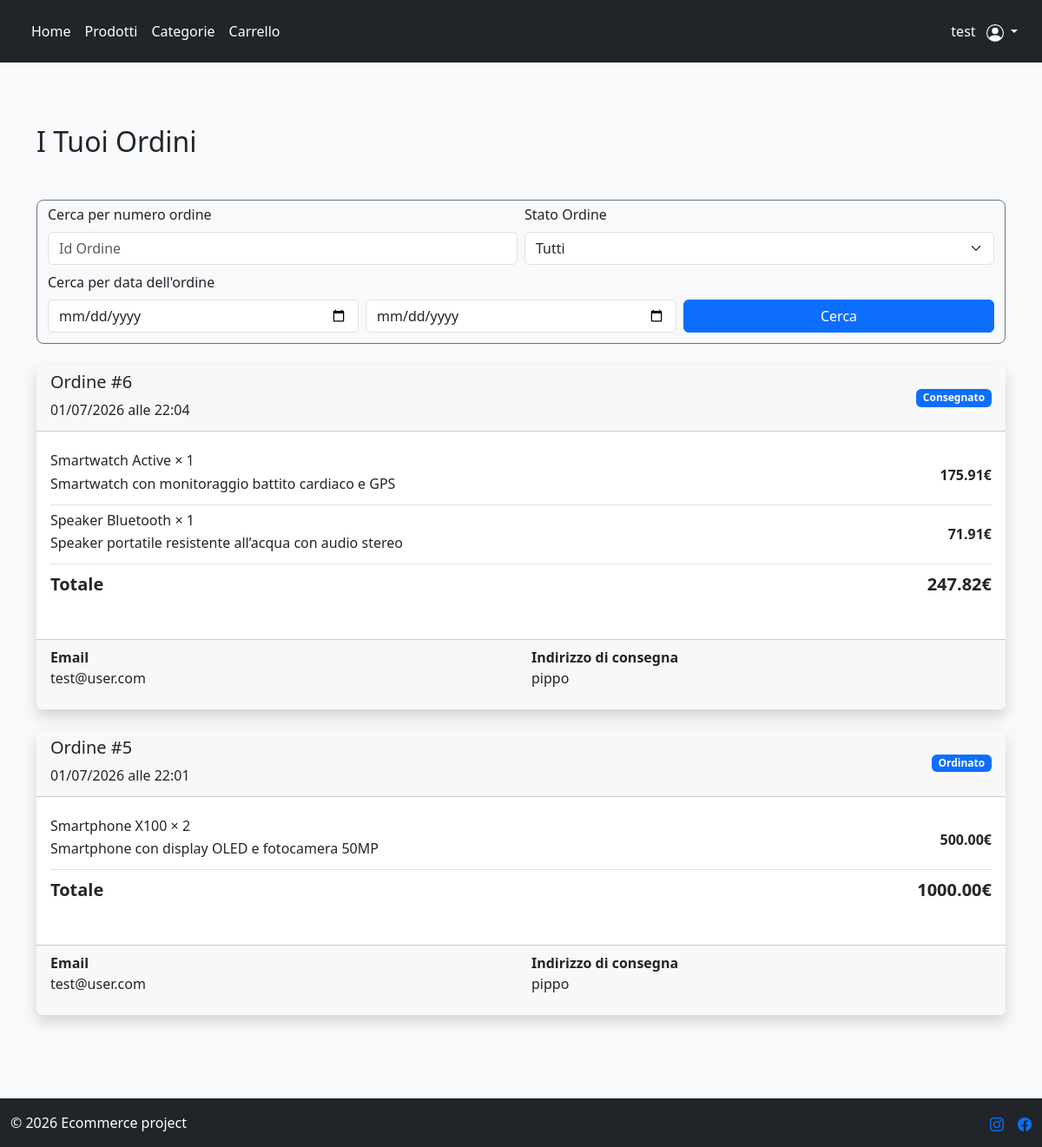
/orders/ (signed in), run on the app's committed database.
### users/models.py (models this page shows)
class CustomUser(AbstractUser):
    email = models.EmailField(blank=False, null=False) #ridefinisco il campo email di abstractuser per renderlo obbligatorio
    address = models.CharField(max_length=255, blank=True)
    phone = models.CharField(max_length=20, blank=True)
    def is_manager(self):
            return self.groups.filter(name="Manager").exists()

### orders/models.py (models this page shows, shortened)
class Order(models.Model):
    user = models.ForeignKey('users.CustomUser', on_delete=models.SET_NULL, null=True) #imposto on_delete=models.SET_NULL e null=True in modo da tenere gli ordini di un utente eliminato
    email_used = models.EmailField()                    #non uso l'email dell'utente perché l'utente può scegliere di usare un'altra e-mail per l'ordine
    order_address = models.CharField(max_length=255)    #stessa cosa della e-mail
    created_at = models.DateTimeField(auto_now_add=True)
    class Status(models.TextChoices):   #classe per lo stato del prodotto
        ORDERED = "ORDERED", "Ordinato"
        DELIVERED = "DELIVERED", "Consegnato"
        PROCESSING = "PROCESSING", "In Elaborazione"
    class Meta:
        permissions = [
            ("manage_orders", "Can manage orders"), #permissions personalizzate per gli ordini
        ]
        ordering = ["user__username", "-created_at"] #ordinamento per gli ordini in base alla data di creazione e dell'utente (quest'ultimo ordinamento serve per la pagina managers)
    status = models.CharField(
        max_length=20,
        choices=Status.choices,
        default=Status.ORDERED,
    )
    def get_total_price(self):
        total = 0
        for item in self.orderitem_set.all():
            total += item.total_price()
        return total

class OrderItem(models.Model):
    order = models.ForeignKey(Order, on_delete=models.CASCADE)
    product = models.ForeignKey('products.Product', on_delete=models.CASCADE)
    quantity = models.PositiveIntegerField(blank=False, null=False)
    actual_price_per_unit = models.DecimalField(max_digits=10, decimal_places=2, validators=[MinValueValidator(0)]) #si usa un attributo per il salvare prezzo in quanto il prezzo dei
    def total_price(self):
            return self.actual_price_per_unit * self.quantity

### products/models.py (models this page shows, shortened)
class Product(models.Model):
    name = models.CharField(max_length=50, blank=False, null=False)
    description = models.CharField(max_length=255, blank = True)
    price = models.DecimalField(max_digits=10, decimal_places=2, validators=[MinValueValidator(0)])
    stock = models.IntegerField(validators=[MinValueValidator(0)])
    discount = models.DecimalField(max_digits=5, decimal_places=2, default=0, validators=[MaxValueValidator(100), MinValueValidator(0)])
    categories = models.ManyToManyField(Tag)
    slug = models.SlugField(blank=True, unique=True)

### orders/views.py (the view)
# urls.py: path("", CustomerOrderListView.as_view(), name="order_list"),
class CustomerOrderListView(LoginRequiredMixin, OrderFilterMixin, ListView):
    model = Order
    template_name = "orders.html"
    context_object_name = "orders"
    def get_context_data(self, **kwargs):
        context = super().get_context_data(**kwargs)
        context["statuses"] = Order.Status.choices
        return context
    def get_queryset(self):
        orders = Order.objects.all().filter(user=self.request.user)
        return self.apply_filters(orders)

### orders/mixins.py (called while the page is built)
    def apply_filters(self, orders):
        status = self.request.GET.get("status")
        if status:
            if(status != "Tutti"):
                orders = orders.filter(status=status)
        order_id = self.request.GET.get("id")
        if order_id:
            orders = orders.filter(id=order_id)
        start_date = self.request.GET.get("start_date")
        if start_date:
            orders = orders.filter(created_at__gte=start_date)
        end_date = self.request.GET.get("end_date")
        if end_date:
            orders = orders.filter(created_at__lte=end_date)
        return orders

### templates/orders.html (shortened to what this page needs)
{% extends "base.html" %}
{% load crispy_forms_tags %}
{% block content %}
<div class="container py-5">
    <h2 class="mb-5">I Tuoi Ordini</h2>
    <form method="get" class="mb-4 p-1 rounded-3 border border-secondary">
        <div class="row g-2 align-items-end p-2 pt-0">
            <div class="col-md-6">
                <label class="form-label">Cerca per numero ordine</label>
                <input type="text" name="id" class="form-control" placeholder="Id Ordine" value="{{ request.GET.id }}">
            </div>
            <div class="col-md-6">
                <label class="form-label">Stato Ordine</label>
                <select name="status" class="form-select">
                    <option value="Tutti">Tutti</option>
                </select>
            </div>
            <div class="col-md-4">
                <label class="form-label">Cerca per data dell'ordine</label>
                <input type="date" name="start_date" class="form-control" placeholder="Data di inizio" value="{{ request.GET.start_date }}">
            </div>
            <div class="col-md-4">
                <input type="date" name="end_date" class="form-control" placeholder="Data di fine" value="{{ request.GET.end_date }}">
            </div>
            <div class="col-md-4 d-grid">
                <button class="btn btn-primary">
                    Cerca
                </button>
            </div>
        </div>
    </form>
    {% for order in orders %}
    <div class="card shadow border-0 mb-4">
        <div class="card-header d-flex justify-content-between align-items-center">
            <div>
                <h5>Ordine #{{ order.pk }}</h5>
                <p class="mb-1"> {{ order.created_at|date:"d/m/Y" }} alle {{ order.created_at|time:"H:i" }} </p>
            </div>
            <span class="badge bg-primary"> {{ order.get_status_display }} </span>
        </div>
        <div class="card-body">
            <ul class="list-group list-group-flush mb-4">
                {% for item in order.orderitem_set.all %}
                <li class="list-group-item d-flex justify-content-between align-items-center px-0">
                    <div>
                        <h6 class="mb-1"> {{ item.product.name }} × {{ item.quantity }} </h6>
                        <p class="mb-1"> {{ item.product.description }} </p>
                    </div>
                    <strong> {{ item.actual_price_per_unit|floatformat:2 }}€ </strong>
                </li>
                {% endfor %}
                <li class="list-group-item d-flex justify-content-between fw-bold fs-5 px-0">
                    <p class="mb-0">Totale</p>
                    <p class="mb-0">{{ order.get_total_price|floatformat:2 }}€</p>
                </li>
            </ul>
        </div>
        <div class="card-footer">
            <div class="row">
                <div class="col-md-6 mb-3">
                    <strong>Email</strong>
                    <p class="mb-0"> {{ order.email_used }}</p>
                </div>
                <div class="col-md-6 mb-3">
                    <strong>Indirizzo di consegna</strong>
                    <p class="mb-0"> {{ order.order_address }}</p>
                </div>
            </div>
        </div>
    </div>
    {% empty %}
    <div class="alert alert-info text-center shadow-sm">
        Nessun ordine trovato
    </div>
    {% endfor %}
</div>
{% endblock content %}

### templates/base.html (shortened to what this page needs)
<!DOCTYPE html>
<html lang="it">
<head>
    <link href="https://cdn.jsdelivr.net/npm/bootstrap@5.3.8/dist/css/bootstrap.min.css" rel="stylesheet">
</head>
<body class="d-flex flex-column min-vh-100">
    <header class="p-3 text-bg-dark">
        <div class="container-fluid">
            <div class="d-flex flex-wrap align-items-center justify-content-center justify-content-lg-start">
                <ul class="nav col-12 col-lg-auto me-lg-auto mb-2 justify-content-center mb-md-0">
                    <li><a href="{% url "home" %}" class="nav-link px-2 text-white">Home</a></li>
                    <li><a href="{% url "product_list" %}" class="nav-link px-2 text-white">Prodotti</a></li>
                    <li><a href="{% url "tag_list" %}" class="nav-link px-2 text-white">Categorie</a></li>
                    <li><a href="{% url "cart_view" %}" class="nav-link px-2 text-white">Carrello</a></li>
                </ul>
                <div class="text-end">
                    {% if request.user.is_authenticated %}
                        <div class="dropdown text-end">
                            <a href="#" style="color: #FFF;" class="d-block text-decoration-none dropdown-toggle" data-bs-toggle="dropdown" aria-expanded="false">
                                {{ request.user.username }}
                            </a>
                        </div>
                    {% endif %}
                </div>
            </div>
        </div>
    </header>
    <main class="flex-grow-1 p-4 bg-body-tertiary">
    {% block content %}
    {% endblock content %}
    </main>
    <div class="container-fluid text-bg-dark">
        <footer class="d-flex flex-wrap justify-content-between align-items-center py-3">
            <div class="col-md-4 d-flex align-items-center">
                <span class="mb-3 mb-md-0 text-body-primary">© 2026 Ecommerce project</span>
            </div>
            <ul class="nav col-md-4 justify-content-end list-unstyled d-flex">
                <li class="ms-3">
                    <a class="text-body-primary" href="#" aria-label="Instagram">
                    </a>
                </li>
                <li class="ms-3">
                    <a class="text-body-primary" href="#" aria-label="Facebook">
                    </a>
                </li>
            </ul>
        </footer>
    </div>
</body>
</html>

### data on the page
CustomUser: user.username "test"
Order: pk "6", created_at "01/07/2026", created_at "22:04", status "Consegnato", get_total_price "247.82", email_used "test@user.com", order_address "pippo"
OrderItem: product.name "Smartwatch Active", quantity "1", product.description "Smartwatch con monitoraggio battito cardiaco e GPS", actual_price_per_unit "175.91"
OrderItem: product.name "Speaker Bluetooth", quantity "1", product.description "Speaker portatile resistente all’acqua con audio stereo", actual_price_per_unit "71.91"
Order: pk "5", created_at "01/07/2026", created_at "22:01", status "Ordinato", get_total_price "1000.00", email_used "test@user.com", order_address "pippo"
OrderItem: product.name "Smartphone X100", quantity "2", product.description "Smartphone con display OLED e fotocamera 50MP", actual_price_per_unit "500.00"
